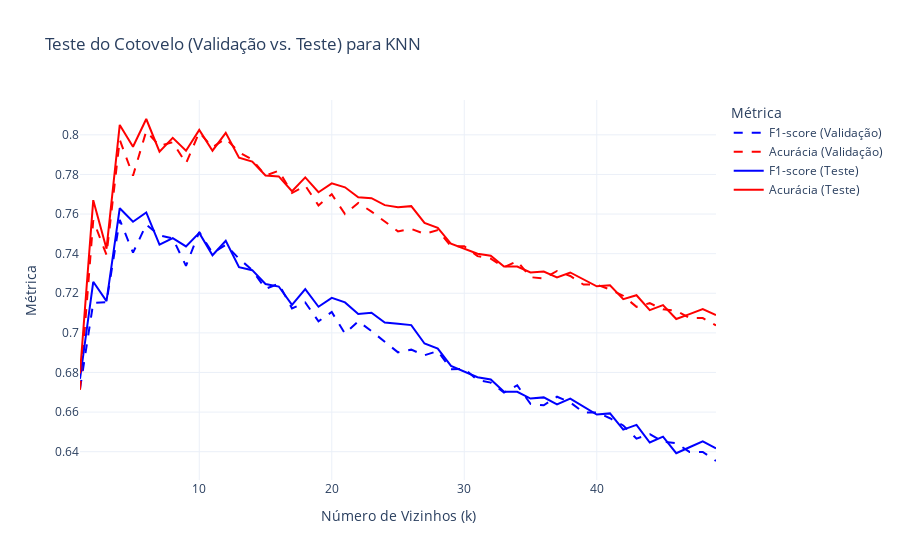

The code cell stored with this chart in its notebook:
### Code cell
# Teste do cotovelo: varie o número de vizinhos e avalia tanto na validação quanto no teste
k_range = range(1, 50)
scores_val = []
f1s_val = []
scores_test = []
f1s_test = []

for k in k_range:
    knn = KNeighborsClassifier(n_neighbors=k)
    knn.fit(X_train, y_train)

    # Avaliação na validação
    y_pred_val = knn.predict(X_val)
    scores_val.append(accuracy_score(y_val, y_pred_val))
    f1s_val.append(f1_score(y_val, y_pred_val, average='weighted'))

    # Avaliação no teste
    y_pred_test = knn.predict(X_test)
    scores_test.append(accuracy_score(y_test, y_pred_test))
    f1s_test.append(f1_score(y_test, y_pred_test, average='weighted'))

# Gráfico interativo do teste do cotovelo para Validação vs Teste
fig = go.Figure()

# Métricas de Validação
fig.add_trace(go.Scatter(x=list(k_range), y=f1s_val, mode='lines', name='F1-score (Validação)', line=dict(dash='dash', color='blue')))
fig.add_trace(go.Scatter(x=list(k_range), y=scores_val, mode='lines', name='Acurácia (Validação)', line=dict(dash='dash', color='red')))

# Métricas de Teste
fig.add_trace(go.Scatter(x=list(k_range), y=f1s_test, mode='lines', name='F1-score (Teste)', line=dict(color='blue')))
fig.add_trace(go.Scatter(x=list(k_range), y=scores_test, mode='lines', name='Acurácia (Teste)', line=dict(color='red')))

fig.update_layout(
    title='Teste do Cotovelo (Validação vs. Teste) para KNN',
    xaxis_title='Número de Vizinhos (k)',
    yaxis_title='Métrica',
    legend_title='Métrica',
    template='plotly_white'
)
fig.show()

### Figure 1 — Plotly figure (JSON) as saved in the notebook; plotly's stock layout.template omitted (floating-point values rounded to 4 significant figures)
{"data": [{"line": {"color": "blue", "dash": "dash"}, "mode": "lines", "name": "F1-score (Validação)", "type": "scatter", "x": [1, 2, 3, 4, 5, 6, 7, 8, 9, 10, 11, 12, 13, 14, 15, 16, 17, 18, 19, 20, 21, 22, 23, 24, 25, 26, 27, 28, 29, 30, 31, 32, 33, 34, 35, 36, 37, 38, 39, 40, 41, 42, 43, 44, 45, 46, 47, 48, 49], "y": [0.6718, 0.7152, 0.7155, 0.7571, 0.7405, 0.7547, 0.7493, 0.7477, 0.7339, 0.7509, 0.7404, 0.7445, 0.7375, 0.7317, 0.7222, 0.7248, 0.7123, 0.7153, 0.7058, 0.7105, 0.6996, 0.7059, 0.7009, 0.6957, 0.6902, 0.6915, 0.6887, 0.6909, 0.6817, 0.6819, 0.6762, 0.6749, 0.6699, 0.6735, 0.6642, 0.6634, 0.6678, 0.6649, 0.6598, 0.6598, 0.6569, 0.6533, 0.6466, 0.6488, 0.6451, 0.6444, 0.6399, 0.6399, 0.6353]}, {"line": {"color": "red", "dash": "dash"}, "mode": "lines", "name": "Acurácia (Validação)", "type": "scatter", "x": [1, 2, 3, 4, 5, 6, 7, 8, 9, 10, 11, 12, 13, 14, 15, 16, 17, 18, 19, 20, 21, 22, 23, 24, 25, 26, 27, 28, 29, 30, 31, 32, 33, 34, 35, 36, 37, 38, 39, 40, 41, 42, 43, 44, 45, 46, 47, 48, 49], "y": [0.6713, 0.7569, 0.7394, 0.7975, 0.7794, 0.8019, 0.7944, 0.7963, 0.7856, 0.8013, 0.7937, 0.7981, 0.7913, 0.7875, 0.7794, 0.7819, 0.7706, 0.7744, 0.7644, 0.77, 0.76, 0.7656, 0.7612, 0.7562, 0.7512, 0.7525, 0.75, 0.7519, 0.7438, 0.7438, 0.7388, 0.7375, 0.7331, 0.7362, 0.7281, 0.7275, 0.7312, 0.7288, 0.7244, 0.7244, 0.7219, 0.7188, 0.7131, 0.715, 0.7119, 0.7113, 0.7075, 0.7075, 0.7037]}, {"line": {"color": "blue"}, "mode": "lines", "name": "F1-score (Teste)", "type": "scatter", "x": [1, 2, 3, 4, 5, 6, 7, 8, 9, 10, 11, 12, 13, 14, 15, 16, 17, 18, 19, 20, 21, 22, 23, 24, 25, 26, 27, 28, 29, 30, 31, 32, 33, 34, 35, 36, 37, 38, 39, 40, 41, 42, 43, 44, 45, 46, 47, 48, 49], "y": [0.6768, 0.7258, 0.7161, 0.7629, 0.7561, 0.7608, 0.7446, 0.7479, 0.7436, 0.7505, 0.7392, 0.7465, 0.7332, 0.7317, 0.7247, 0.7234, 0.7141, 0.7221, 0.7132, 0.7177, 0.7154, 0.7096, 0.7102, 0.7052, 0.7046, 0.7039, 0.6946, 0.692, 0.6833, 0.6804, 0.6776, 0.6765, 0.6702, 0.6703, 0.6668, 0.6674, 0.6639, 0.6669, 0.6628, 0.6588, 0.6594, 0.6512, 0.6535, 0.6446, 0.6476, 0.6392, 0.6422, 0.6452, 0.6416]}, {"line": {"color": "red"}, "mode": "lines", "name": "Acurácia (Teste)", "type": "scatter", "x": [1, 2, 3, 4, 5, 6, 7, 8, 9, 10, 11, 12, 13, 14, 15, 16, 17, 18, 19, 20, 21, 22, 23, 24, 25, 26, 27, 28, 29, 30, 31, 32, 33, 34, 35, 36, 37, 38, 39, 40, 41, 42, 43, 44, 45, 46, 47, 48, 49], "y": [0.6795, 0.767, 0.7425, 0.805, 0.794, 0.808, 0.7915, 0.7985, 0.792, 0.8025, 0.792, 0.801, 0.7885, 0.7865, 0.7795, 0.779, 0.7715, 0.7785, 0.771, 0.7755, 0.7735, 0.7685, 0.768, 0.7645, 0.7635, 0.764, 0.7555, 0.753, 0.745, 0.7425, 0.74, 0.739, 0.7335, 0.7335, 0.7305, 0.731, 0.728, 0.7305, 0.727, 0.7235, 0.724, 0.717, 0.719, 0.7115, 0.714, 0.707, 0.7095, 0.712, 0.709]}], "layout": {"legend": {"title": {"text": "Métrica"}}, "title": {"text": "Teste do Cotovelo (Validação vs. Teste) para KNN"}, "xaxis": {"title": {"text": "Número de Vizinhos (k)"}}, "yaxis": {"title": {"text": "Métrica"}}}}
